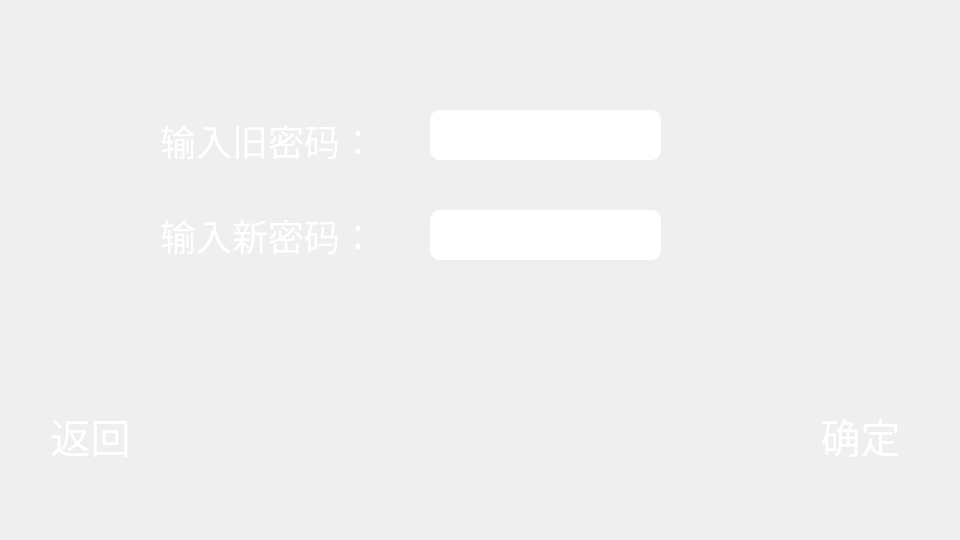
<?xml version="1.0" encoding="UTF-8"?>
<ui version="4.0">
 <class>Setting</class>
 <widget class="QDialog" name="Setting">
  <property name="geometry">
   <rect>
    <x>0</x>
    <y>0</y>
    <width>960</width>
    <height>540</height>
   </rect>
  </property>
  <property name="minimumSize">
   <size>
    <width>960</width>
    <height>540</height>
   </size>
  </property>
  <property name="maximumSize">
   <size>
    <width>960</width>
    <height>540</height>
   </size>
  </property>
  <property name="windowTitle">
   <string>虎图帐</string>
  </property>
  <property name="windowIcon">
   <iconset resource="img.qrc">
    <normaloff>:/img/icon.jpg</normaloff>:/img/icon.jpg</iconset>
  </property>
  <property name="styleSheet">
   <string notr="true">#Setting {
	background-image: url(:/img/settingBackground.png);
}
#pushButton_4, #cancelBtn {
	border: 0;
	font-family: &quot;逐浪雅宋体&quot;;
	background-image: url(:/img/btnClawUnclicked.png);
	font-size: 40px;
	color: #fff;
}
#pushButton_4:pressed, #cancelBtn:pressed {
	
	background-image: url(:/img/btnClawClicked.png);
}
#oldPwdLabel, #newPwdLabel {
	font-family: &quot;逐浪雅宋体&quot;;
	font-size: 36px;
	color: #fff;
}
#lineEdit, #lineEdit_2 {
	line-height: 50px;
	height: 50px;
	border: 0;
	border-radius: 10px;
}
#warning {
	font-family: &quot;逐浪雅宋体&quot;;
	font-size: 27px;
	color: #fff;
}
</string>
  </property>
  <widget class="QLabel" name="oldPwdLabel">
   <property name="geometry">
    <rect>
     <x>160</x>
     <y>110</y>
     <width>241</width>
     <height>61</height>
    </rect>
   </property>
   <property name="text">
    <string>输入旧密码：</string>
   </property>
  </widget>
  <widget class="QLabel" name="newPwdLabel">
   <property name="geometry">
    <rect>
     <x>160</x>
     <y>200</y>
     <width>221</width>
     <height>71</height>
    </rect>
   </property>
   <property name="text">
    <string>输入新密码：</string>
   </property>
  </widget>
  <widget class="QLineEdit" name="lineEdit">
   <property name="geometry">
    <rect>
     <x>430</x>
     <y>110</y>
     <width>231</width>
     <height>50</height>
    </rect>
   </property>
   <property name="maxLength">
    <number>4</number>
   </property>
   <property name="echoMode">
    <enum>QLineEdit::Password</enum>
   </property>
  </widget>
  <widget class="QPushButton" name="pushButton_4">
   <property name="geometry">
    <rect>
     <x>790</x>
     <y>370</y>
     <width>141</width>
     <height>131</height>
    </rect>
   </property>
   <property name="text">
    <string>确定</string>
   </property>
  </widget>
  <widget class="QLineEdit" name="lineEdit_2">
   <property name="geometry">
    <rect>
     <x>430</x>
     <y>210</y>
     <width>231</width>
     <height>50</height>
    </rect>
   </property>
   <property name="maxLength">
    <number>4</number>
   </property>
   <property name="echoMode">
    <enum>QLineEdit::Password</enum>
   </property>
  </widget>
  <widget class="QPushButton" name="cancelBtn">
   <property name="geometry">
    <rect>
     <x>20</x>
     <y>370</y>
     <width>141</width>
     <height>131</height>
    </rect>
   </property>
   <property name="text">
    <string>返回</string>
   </property>
  </widget>
  <widget class="QLabel" name="warning">
   <property name="geometry">
    <rect>
     <x>320</x>
     <y>300</y>
     <width>311</width>
     <height>71</height>
    </rect>
   </property>
   <property name="text">
    <string/>
   </property>
   <property name="alignment">
    <set>Qt::AlignCenter</set>
   </property>
  </widget>
 </widget>
 <resources>
  <include location="img.qrc"/>
 </resources>
 <connections/>
</ui>
